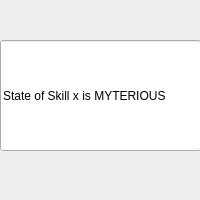
<?xml version="1.0" encoding="UTF-8"?>
<ui version="4.0">
 <class>SkillWidget</class>
 <widget class="QWidget" name="SkillWidget">
  <property name="geometry">
   <rect>
    <x>0</x>
    <y>0</y>
    <width>200</width>
    <height>200</height>
   </rect>
  </property>
  <property name="maximumSize">
   <size>
    <width>200</width>
    <height>200</height>
   </size>
  </property>
  <property name="windowTitle">
   <string>Form</string>
  </property>
  <widget class="QLineEdit" name="lineEdit">
   <property name="geometry">
    <rect>
     <x>0</x>
     <y>40</y>
     <width>201</width>
     <height>111</height>
    </rect>
   </property>
   <property name="text">
    <string>State of Skill x is MYTERIOUS</string>
   </property>
  </widget>
 </widget>
 <resources/>
 <connections/>
</ui>
